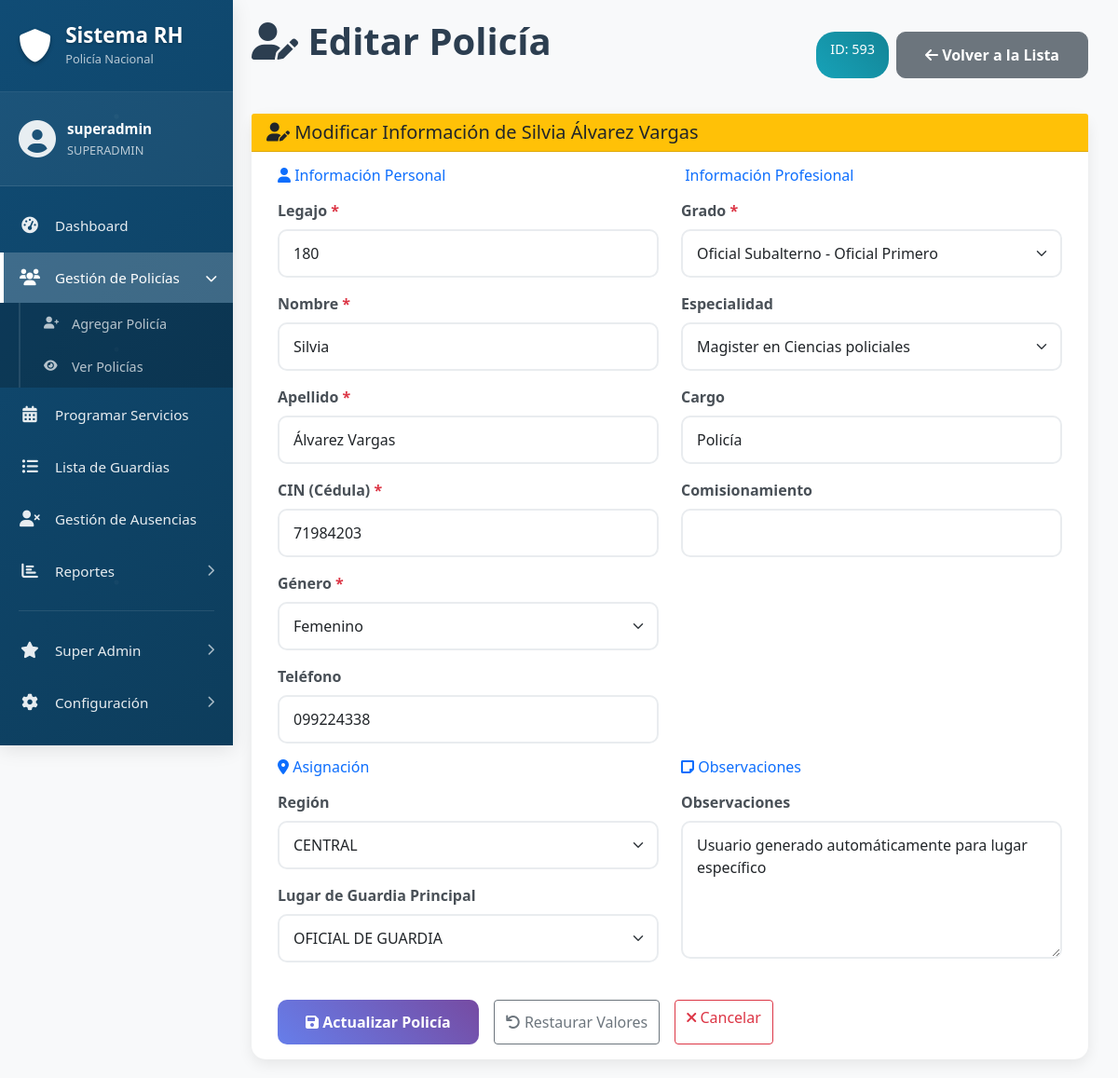
Before: /admin/policias/editar.php?id=593 (signed in) with the older database file.
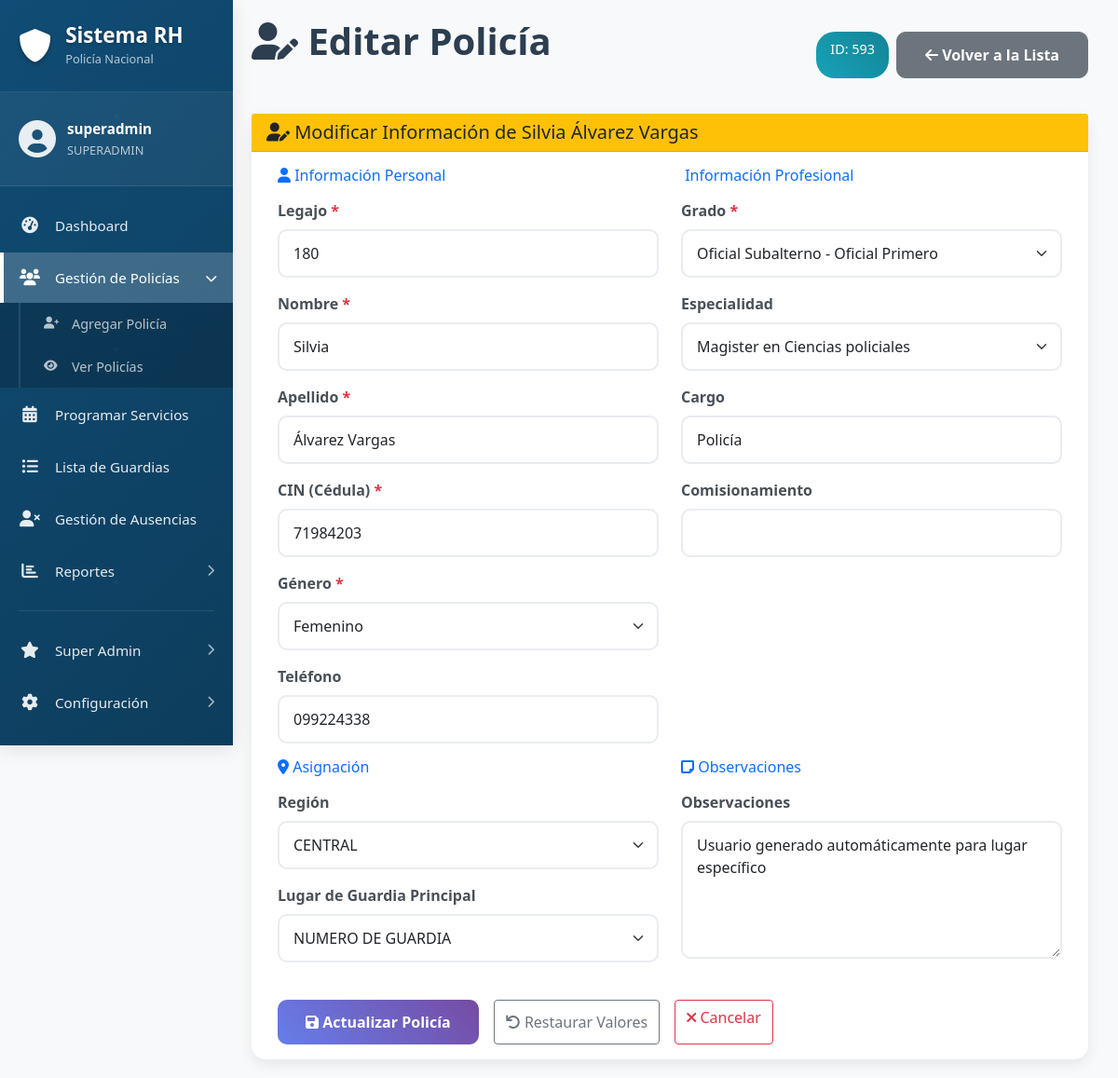
After: the same page with the newer database file.
### tables this page shows
CREATE TABLE `policias` (
  `id` int NOT NULL,
  `legajo` int NOT NULL,
  `nombre` varchar(100) NOT NULL,
  `apellido` varchar(100) NOT NULL,
  `cin` varchar(20) NOT NULL,
  `genero` enum('MASCULINO','FEMENINO') NOT NULL,
  `grado_id` int NOT NULL COMMENT 'Referencia a tipo_grados.id',
  `especialidad_id` int DEFAULT NULL,
  `cargo` varchar(150) DEFAULT NULL,
  `comisionamiento` varchar(200) DEFAULT NULL,
  `telefono` varchar(20) DEFAULT NULL,
  `region_id` int DEFAULT '1',
  `lugar_guardia_id` int DEFAULT NULL,
  `lugar_guardia_reserva_id` int DEFAULT '6' COMMENT 'Siempre ATENCIÓN TELEFÓNICA EXCLUSIVA (ID 6)',
  `observaciones` varchar(500) DEFAULT NULL,
  `activo` tinyint(1) DEFAULT '1',
  `estado` enum('DISPONIBLE','NO DISPONIBLE') DEFAULT 'DISPONIBLE',
  `created_at` timestamp NULL DEFAULT CURRENT_TIMESTAMP,
  `updated_at` timestamp NULL DEFAULT CURRENT_TIMESTAMP ON UPDATE CURRENT_TIMESTAMP
);

CREATE TABLE `lugares_guardias` (
  `id` int NOT NULL,
  `nombre` varchar(100) NOT NULL,
  `descripcion` text,
  `direccion` varchar(200) DEFAULT NULL,
  `zona` varchar(50) DEFAULT NULL,
  `activo` tinyint(1) DEFAULT '1',
  `created_at` timestamp NULL DEFAULT CURRENT_TIMESTAMP,
  `updated_at` timestamp NULL DEFAULT CURRENT_TIMESTAMP ON UPDATE CURRENT_TIMESTAMP
);

CREATE TABLE `tipo_grados` (
  `id` int NOT NULL,
  `nombre` varchar(100) NOT NULL,
  `nivel_jerarquia` int NOT NULL,
  `abreviatura` varchar(20) DEFAULT NULL,
  `grado_id` int NOT NULL,
  `created_at` timestamp NULL DEFAULT CURRENT_TIMESTAMP,
  `updated_at` timestamp NULL DEFAULT CURRENT_TIMESTAMP ON UPDATE CURRENT_TIMESTAMP
);

CREATE TABLE `grados` (
  `id` int NOT NULL,
  `nombre` varchar(100) NOT NULL,
  `nivel_jerarquia` int NOT NULL,
  `abreviatura` varchar(20) DEFAULT NULL,
  `descripcion` text,
  `created_at` timestamp NULL DEFAULT CURRENT_TIMESTAMP,
  `updated_at` timestamp NULL DEFAULT CURRENT_TIMESTAMP ON UPDATE CURRENT_TIMESTAMP
);

CREATE TABLE `especialidades` (
  `id` int NOT NULL,
  `nombre` varchar(150) NOT NULL,
  `descripcion` text,
  `created_at` timestamp NULL DEFAULT CURRENT_TIMESTAMP,
  `updated_at` timestamp NULL DEFAULT CURRENT_TIMESTAMP ON UPDATE CURRENT_TIMESTAMP
);

CREATE TABLE `regiones` (
  `id` int NOT NULL,
  `nombre` varchar(50) NOT NULL,
  `descripcion` text,
  `activo` tinyint(1) DEFAULT '1',
  `created_at` timestamp NULL DEFAULT CURRENT_TIMESTAMP,
  `updated_at` timestamp NULL DEFAULT CURRENT_TIMESTAMP ON UPDATE CURRENT_TIMESTAMP
);

### admin/policias/editar.php (the view, shortened to what the changed rows need)
<?php
require_once '../../cnx/db_connect.php';
$policia_id = isset($_GET['id']) ? (int)$_GET['id'] : 0;
$stmt = $conn->prepare("SELECT p.*, r.nombre as region_nombre FROM policias p LEFT JOIN regiones r ON p.region_id = r.id WHERE p.id = ? AND p.activo = 1");
$stmt->execute([$policia_id]);
$policia = $stmt->fetch(PDO::FETCH_ASSOC);
$grados = $conn->query("SELECT tg.*, g.nombre as categoria_nombre FROM tipo_grados tg JOIN grados g ON tg.grado_id = g.id ORDER BY g.nivel_jerarquia ASC, tg.nivel_jerarquia ASC")->fetchAll(PDO::FETCH_ASSOC);
$especialidades = $conn->query("SELECT * FROM especialidades ORDER BY nombre ASC")->fetchAll(PDO::FETCH_ASSOC);
$regiones = $conn->query("SELECT * FROM regiones ORDER BY nombre ASC")->fetchAll(PDO::FETCH_ASSOC);
$lugares_guardias = $conn->query("SELECT * FROM lugares_guardias WHERE activo = 1 ORDER BY nombre ASC")->fetchAll(PDO::FETCH_ASSOC);
?>
<!DOCTYPE html>
<html lang="es">
<head>
    <link href="https://cdn.jsdelivr.net/npm/bootstrap@5.1.3/dist/css/bootstrap.min.css" rel="stylesheet">
    <link href="https://cdnjs.cloudflare.com/ajax/libs/font-awesome/6.0.0/css/all.min.css" rel="stylesheet">
</head>
<body>
    <div class="container-fluid">
        <div class="row">
            <div class="col-md-9 col-lg-10">
                <div class="main-content">
                    <div class="d-flex justify-content-between align-items-center mb-4">
                        <h1 class="page-title"><i class="fas fa-user-edit"></i> Editar Policía</h1>
                        <div class="d-flex gap-2">
                            <span class="info-badge">ID: <?php echo $policia['id']; ?></span>
                            <a href="index.php" class="btn btn-secondary">
                                <i class="fas fa-arrow-left"></i> Volver a la Lista
                            </a>
                        </div>
                    </div>
                    <div class="card">
                        <div class="card-header bg-warning text-dark">
                            <h5 class="mb-0"><i class="fas fa-user-edit"></i> Modificar Información de <?php echo htmlspecialchars($policia['nombre'] . ' ' . $policia['apellido']); ?></h5>
                        </div>
                        <div class="card-body">
                            <form method="POST" action="" id="formEditar">
                                <div class="row">
                                    <div class="col-md-6">
                                        <div class="mb-3">
                                            <label for="legajo" class="form-label">Legajo <span class="required">*</span></label>
                                            <input type="number" class="form-control" id="legajo" name="legajo"
                                                   value="<?php echo htmlspecialchars($policia['legajo']); ?>" required min="1">
                                        </div>
                                        <div class="mb-3">
                                            <label for="nombre" class="form-label">Nombre <span class="required">*</span></label>
                                            <input type="text" class="form-control" id="nombre" name="nombre"
                                                   value="<?php echo htmlspecialchars($policia['nombre']); ?>" required>
                                        </div>
                                        <div class="mb-3">
                                            <label for="apellido" class="form-label">Apellido <span class="required">*</span></label>
                                            <input type="text" class="form-control" id="apellido" name="apellido"
                                                   value="<?php echo htmlspecialchars($policia['apellido']); ?>" required>
                                        </div>
                                        <div class="mb-3">
                                            <label for="cin" class="form-label">CIN (Cédula) <span class="required">*</span></label>
                                            <input type="text" class="form-control" id="cin" name="cin"
                                                   value="<?php echo htmlspecialchars($policia['cin']); ?>"
                                                   pattern="[0-9]{1,8}" title="Solo números, máximo 8 dígitos" required>
                                        </div>
                                        <div class="mb-3">
                                            <label for="genero" class="form-label">Género <span class="required">*</span></label>
                                            <select class="form-select" id="genero" name="genero" required>
                                                <option value="FEMENINO" <?php echo ($policia['genero'] == 'FEMENINO') ? 'selected' : ''; ?>>Femenino</option>
                                            </select>
                                        </div>
                                        <div class="mb-3">
                                            <label for="telefono" class="form-label">Teléfono</label>
                                            <input type="tel" class="form-control" id="telefono" name="telefono"
                                                   value="<?php echo htmlspecialchars($policia['telefono'] ?? ''); ?>">
                                        </div>
                                    </div>
                                    <div class="col-md-6">
                                        <div class="mb-3">
                                            <label for="grado_id" class="form-label">Grado <span class="required">*</span></label>
                                            <select class="form-select" id="grado_id" name="grado_id" required>
                                                <?php foreach ($grados as $grado): ?>
                                                    <option value="<?php echo $grado['id']; ?>"
                                                            <?php echo ($policia['grado_id'] == $grado['id']) ? 'selected' : ''; ?>>
                                                        <?php echo htmlspecialchars($grado['categoria_nombre'] . ' - ' . $grado['nombre']); ?>
                                                    </option>
                                                <?php endforeach; ?>
                                            </select>
                                        </div>
                                        <div class="mb-3">
                                            <label for="especialidad_id" class="form-label">Especialidad</label>
                                            <select class="form-select" id="especialidad_id" name="especialidad_id">
                                                <?php foreach ($especialidades as $especialidad): ?>
                                                    <option value="<?php echo $especialidad['id']; ?>"
                                                            <?php echo ($policia['especialidad_id'] == $especialidad['id']) ? 'selected' : ''; ?>>
                                                        <?php echo htmlspecialchars($especialidad['nombre']); ?>
                                                    </option>
                                                <?php endforeach; ?>
                                            </select>
                                        </div>
                                        <div class="mb-3">
                                            <label for="cargo" class="form-label">Cargo</label>
                                            <input type="text" class="form-control" id="cargo" name="cargo"
                                                   value="<?php echo htmlspecialchars($policia['cargo'] ?? ''); ?>">
                                        </div>
                                    </div>
                                </div>
                                <div class="row">
                                    <div class="col-md-6">
                                        <div class="mb-3">
                                            <label for="region_id" class="form-label">Región</label>
                                            <select class="form-select" id="region_id" name="region_id">
                                                <?php foreach ($regiones as $region): ?>
                                                <option value="<?php echo $region['id']; ?>" <?php echo ($policia['region_id'] == $region['id']) ? 'selected' : ''; ?>><?php echo htmlspecialchars($region['nombre']); ?></option>
                                                <?php endforeach; ?>
                                            </select>
                                        </div>
                                        <div class="mb-3">
                                            <label for="lugar_guardia_id" class="form-label">Lugar de Guardia Principal</label>
                                            <select class="form-select" id="lugar_guardia_id" name="lugar_guardia_id">
                                                <?php foreach ($lugares_guardias as $lugar): ?>
                                                    <option value="<?php echo $lugar['id']; ?>"
                                                            <?php echo ($policia['lugar_guardia_id'] == $lugar['id']) ? 'selected' : ''; ?>>
                                                        <?php echo htmlspecialchars($lugar['nombre']); ?>
                                                    </option>
                                                <?php endforeach; ?>
                                            </select>
                                        </div>
                                    </div>
                                    <div class="col-md-6">
                                        <div class="mb-3">
                                            <label for="observaciones" class="form-label">Observaciones</label>
                                            <textarea class="form-control" id="observaciones" name="observaciones" rows="5"><?php echo htmlspecialchars($policia['observaciones'] ?? ''); ?></textarea>
                                        </div>
                                    </div>
                                </div>
                            </form>
                        </div>
                    </div>
                </div>
            </div>
        </div>
    </div>
</body>
</html>

Changed rows visible on the page:
changed policias "Silvia Álvarez Vargas": lugar_guardia_id "OFICIAL DE GUARDIA" → "NUMERO DE GUARDIA"
